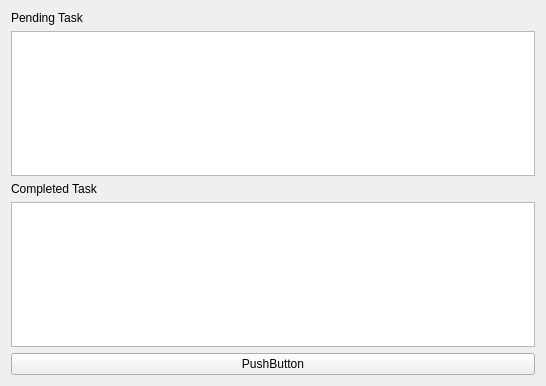
<?xml version="1.0" encoding="UTF-8"?>
<ui version="4.0">
 <class>Form</class>
 <widget class="QWidget" name="Form">
  <property name="geometry">
   <rect>
    <x>0</x>
    <y>0</y>
    <width>546</width>
    <height>386</height>
   </rect>
  </property>
  <property name="windowTitle">
   <string>Form</string>
  </property>
  <layout class="QVBoxLayout" name="verticalLayout_2">
   <item>
    <widget class="QLabel" name="label">
     <property name="text">
      <string>Pending Task</string>
     </property>
    </widget>
   </item>
   <item>
    <layout class="QVBoxLayout" name="verticalLayout">
     <item>
      <widget class="QListWidget" name="listWidget"/>
     </item>
     <item>
      <widget class="QLabel" name="label_2">
       <property name="text">
        <string>Completed Task</string>
       </property>
      </widget>
     </item>
     <item>
      <widget class="QListWidget" name="listWidget_2"/>
     </item>
    </layout>
   </item>
   <item>
    <widget class="QPushButton" name="pushButton">
     <property name="text">
      <string>PushButton</string>
     </property>
    </widget>
   </item>
  </layout>
 </widget>
 <resources/>
 <connections/>
</ui>
